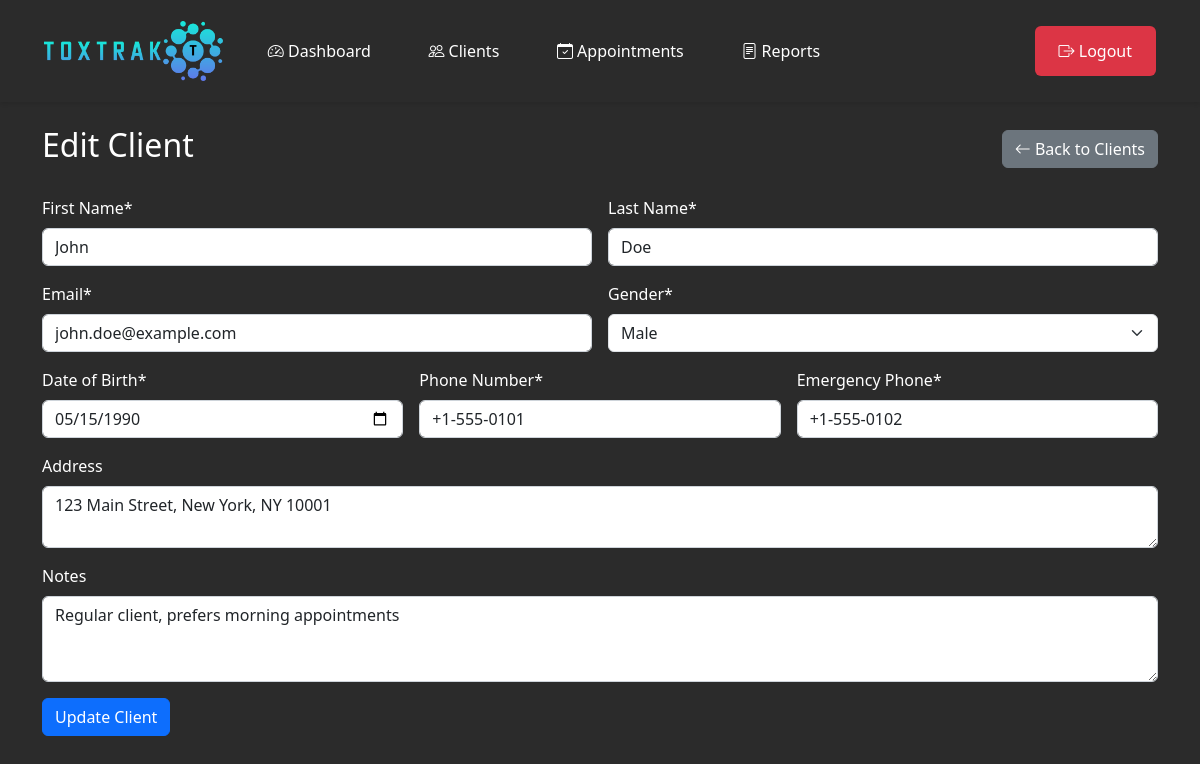
Page /client_edit.php?id=1 (signed in) on the committed database.
### tables this page shows
CREATE TABLE IF NOT EXISTS `clients` (
    `id` INT(11) UNSIGNED NOT NULL AUTO_INCREMENT,
    `first_name` VARCHAR(100) NOT NULL,
    `last_name` VARCHAR(100) NOT NULL,
    `email` VARCHAR(255) NOT NULL,
    `gender` ENUM('male', 'female', 'other') NOT NULL,
    `date_of_birth` DATE NOT NULL,
    `phone_number` VARCHAR(20) NOT NULL,
    `emergency_phone_number` VARCHAR(20) NOT NULL,
    `address` TEXT DEFAULT NULL,
    `note` TEXT DEFAULT NULL,
    `created_at` TIMESTAMP NOT NULL DEFAULT CURRENT_TIMESTAMP,
    `updated_at` TIMESTAMP NOT NULL DEFAULT CURRENT_TIMESTAMP ON UPDATE CURRENT_TIMESTAMP,
    PRIMARY KEY (`id`),
    UNIQUE KEY `clients_email_unique` (`email`),
    KEY `idx_clients_name` (`first_name`, `last_name`),
    KEY `idx_clients_email` (`email`)
);

### client_edit.php (the view, shortened to what this page needs)
<?php
require_once 'db.php';
$client_id = $_GET['id'];
$stmt = $pdo->prepare("SELECT * FROM clients WHERE id = ?");
$stmt->execute([$client_id]);
$client = $stmt->fetch();
?>
<!DOCTYPE html>
<html lang="en">
<head>
    <link href="https://cdn.jsdelivr.net/npm/bootstrap@5.3.2/dist/css/bootstrap.min.css" rel="stylesheet">
    <link rel="stylesheet" href="https://cdn.jsdelivr.net/npm/bootstrap-icons@1.11.1/font/bootstrap-icons.css">
    <link rel="stylesheet" href="dashboard.css">
</head>
<body>
    <?php include 'navbar.php'; ?>
    <div class="container mt-4">
        <div class="d-flex justify-content-between align-items-center mb-4">
            <h2>Edit Client</h2>
            <a href="clients.php" class="btn btn-secondary">
                <i class="bi bi-arrow-left"></i> Back to Clients
            </a>
        </div>
        <form method="POST" action="" class="row g-3">
            <div class="col-md-6">
                <label for="first_name" class="form-label">First Name*</label>
                <input type="text" class="form-control" id="first_name" name="first_name"
                       value="<?= htmlspecialchars($client['first_name']) ?>" required>
            </div>
            <div class="col-md-6">
                <label for="last_name" class="form-label">Last Name*</label>
                <input type="text" class="form-control" id="last_name" name="last_name"
                       value="<?= htmlspecialchars($client['last_name']) ?>" required>
            </div>
            <div class="col-md-6">
                <label for="email" class="form-label">Email*</label>
                <input type="email" class="form-control" id="email" name="email"
                       value="<?= htmlspecialchars($client['email']) ?>" required>
            </div>
            <div class="col-md-6">
                <label for="gender" class="form-label">Gender*</label>
                <select class="form-select" id="gender" name="gender" required>
                    <option value="male" <?= $client['gender'] === 'male' ? 'selected' : '' ?>>Male</option>
                </select>
            </div>
            <div class="col-md-4">
                <label for="date_of_birth" class="form-label">Date of Birth*</label>
                <input type="date" class="form-control" id="date_of_birth" name="date_of_birth"
                       value="<?= htmlspecialchars($client['date_of_birth']) ?>" required>
            </div>
            <div class="col-md-4">
                <label for="phone_number" class="form-label">Phone Number*</label>
                <input type="tel" class="form-control" id="phone_number" name="phone_number"
                       value="<?= htmlspecialchars($client['phone_number']) ?>" required>
            </div>
            <div class="col-md-4">
                <label for="emergency_phone_number" class="form-label">Emergency Phone*</label>
                <input type="tel" class="form-control" id="emergency_phone_number" name="emergency_phone_number"
                       value="<?= htmlspecialchars($client['emergency_phone_number']) ?>" required>
            </div>
            <div class="col-12">
                <label for="address" class="form-label">Address</label>
                <textarea class="form-control" id="address" name="address" rows="2"><?= htmlspecialchars($client['address']) ?></textarea>
            </div>
            <div class="col-12">
                <label for="note" class="form-label">Notes</label>
                <textarea class="form-control" id="note" name="note" rows="3"><?= htmlspecialchars($client['note']) ?></textarea>
            </div>
            <div class="col-12">
                <button type="submit" class="btn btn-primary">Update Client</button>
            </div>
        </form>
    </div>
</body>
</html>

### dashboard.css (style rules this page uses)
body { background-color: #2b2b2b; min-height: 100vh; color: #fff; }
.form-control { background-color: #fff; border: 1px solid #ced4da; color: #212529; }
.form-label { color: #fff; }

### rows in the picture
clients: first_name "John", last_name "Doe", email "john.doe@example.com", gender "Male", date_of_birth "05/15/1990", phone_number "+1-555-0101", emergency_phone_number "+1-555-0102", address "123 Main Street, New York, NY 10001", note "Regular client, prefers morning appointments"
